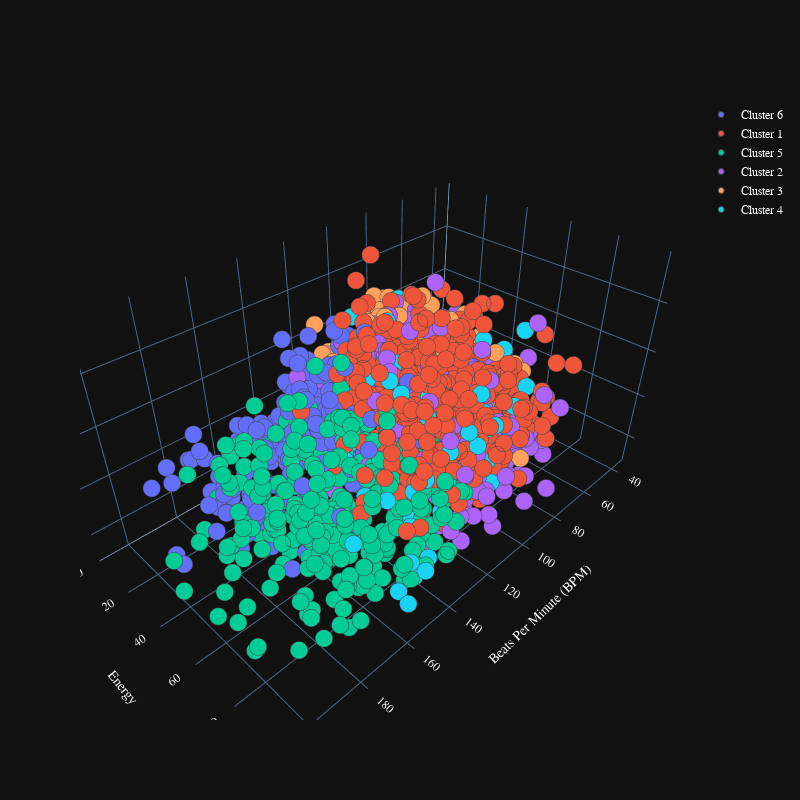

Notebook code for this chart:
### Code cell
import plotly.graph_objects as go
PLOT = go.Figure()
for i in list(data["Music Segments"].unique()):


    PLOT.add_trace(go.Scatter3d(x = data[data["Music Segments"]== i]['Beats Per Minute (BPM)'],
                                y = data[data["Music Segments"] == i]['Energy'],
                                z = data[data["Music Segments"] == i]['Danceability'],
                                mode = 'markers',marker_size = 6, marker_line_width = 1,
                                name = str(i)))
PLOT.update_traces(hovertemplate='Beats Per Minute (BPM): %{x} <br>Energy: %{y} <br>Danceability: %{z}')


PLOT.update_layout(width = 800, height = 800, autosize = True, showlegend = True,
                   scene = dict(xaxis=dict(title = 'Beats Per Minute (BPM)', titlefont_color = 'white'),
                                yaxis=dict(title = 'Energy', titlefont_color = 'white'),
                                zaxis=dict(title = 'Danceability', titlefont_color = 'white')),
                   font = dict(family = "Gilroy", color  = 'white', size = 12))

### Figure 1 — Plotly figure (JSON) as saved in the notebook; plotly's stock layout.template omitted (floating-point values rounded to 4 significant figures; data arrays with more than 128 entries replaced by an {"elided": "..."} marker saying what was removed)
{"data": [{"marker": {"line": {"width": 1}, "size": 6}, "mode": "markers", "name": "Cluster 6", "x": {"elided": "251 int values"}, "y": {"elided": "251 int values"}, "z": {"elided": "251 int values"}, "type": "scatter3d", "hovertemplate": "Beats Per Minute (BPM): %{x} <br>Energy: %{y} <br>Danceability: %{z}"}, {"marker": {"line": {"width": 1}, "size": 6}, "mode": "markers", "name": "Cluster 1", "x": {"elided": "550 int values"}, "y": {"elided": "550 int values"}, "z": {"elided": "550 int values"}, "type": "scatter3d", "hovertemplate": "Beats Per Minute (BPM): %{x} <br>Energy: %{y} <br>Danceability: %{z}"}, {"marker": {"line": {"width": 1}, "size": 6}, "mode": "markers", "name": "Cluster 5", "x": {"elided": "300 int values"}, "y": {"elided": "300 int values"}, "z": {"elided": "300 int values"}, "type": "scatter3d", "hovertemplate": "Beats Per Minute (BPM): %{x} <br>Energy: %{y} <br>Danceability: %{z}"}, {"marker": {"line": {"width": 1}, "size": 6}, "mode": "markers", "name": "Cluster 2", "x": {"elided": "477 int values"}, "y": {"elided": "477 int values"}, "z": {"elided": "477 int values"}, "type": "scatter3d", "hovertemplate": "Beats Per Minute (BPM): %{x} <br>Energy: %{y} <br>Danceability: %{z}"}, {"marker": {"line": {"width": 1}, "size": 6}, "mode": "markers", "name": "Cluster 3", "x": {"elided": "303 int values"}, "y": {"elided": "303 int values"}, "z": {"elided": "303 int values"}, "type": "scatter3d", "hovertemplate": "Beats Per Minute (BPM): %{x} <br>Energy: %{y} <br>Danceability: %{z}"}, {"marker": {"line": {"width": 1}, "size": 6}, "mode": "markers", "name": "Cluster 4", "x": [102, 117, 115, 92, 92, 104, 157, 107, 85, 136, 128, 136, 130, 159, 112, 80, 104, 150, 110, 129, 96, 81, 105, 114, 130, 139, 90, 112, 174, 131, 105, 94, 136, 100, 84, 148, 114, 135, 111, 92, 125, 95, 147, 118, 116, 147, 130, 121, 123, 104, 141, 100, 134, 134, 112, 78, 89, 101, 135, 125, 111, 117, 156, 92, 91, 95, 106, 133, 117, 105, 119, 117, 127, 129, 147, 117, 113, 106, 111, 144, 154, 135, 120, 140, 99, 120, 102, 92, 134, 103, 94, 109, 115, 84, 92, 135, 110, 106, 133, 134, 122, 127, 149, 135, 120, 112, 110, 163, 96, 85, 122, 127, 175], "y": [88, 93, 46, 76, 69, 92, 93, 79, 76, 85, 77, 93, 32, 99, 59, 77, 86, 93, 86, 51, 63, 56, 86, 89, 49, 71, 66, 77, 92, 83, 46, 75, 78, 47, 40, 60, 93, 72, 64, 88, 88, 79, 68, 89, 87, 89, 50, 76, 59, 51, 63, 45, 51, 75, 81, 68, 64, 88, 89, 68, 74, 93, 87, 61, 82, 85, 68, 64, 92, 78, 75, 79, 96, 94, 95, 71, 45, 84, 85, 91, 95, 90, 32, 90, 64, 34, 72, 65, 82, 75, 52, 59, 39, 13, 29, 72, 86, 85, 80, 51, 98, 90, 90, 63, 47, 44, 46, 46, 67, 56, 72, 87, 76], "z": [54, 38, 83, 52, 76, 66, 23, 69, 37, 58, 74, 66, 53, 24, 30, 78, 54, 24, 50, 69, 66, 37, 64, 59, 41, 82, 54, 65, 55, 43, 52, 65, 45, 32, 70, 51, 41, 76, 62, 66, 56, 36, 40, 76, 55, 55, 55, 61, 76, 38, 41, 49, 45, 29, 60, 66, 57, 54, 50, 46, 60, 52, 56, 63, 67, 60, 63, 55, 64, 55, 50, 61, 65, 70, 26, 66, 37, 46, 64, 59, 35, 40, 43, 23, 44, 82, 59, 48, 72, 35, 56, 57, 62, 21, 77, 27, 33, 54, 52, 41, 71, 56, 43, 42, 46, 55, 49, 36, 45, 40, 62, 41, 36], "type": "scatter3d", "hovertemplate": "Beats Per Minute (BPM): %{x} <br>Energy: %{y} <br>Danceability: %{z}"}], "layout": {"scene": {"xaxis": {"title": {"text": "Beats Per Minute (BPM)", "font": {"color": "white"}}}, "yaxis": {"title": {"text": "Energy", "font": {"color": "white"}}}, "zaxis": {"title": {"text": "Danceability", "font": {"color": "white"}}}}, "font": {"family": "Gilroy", "color": "white", "size": 12}, "width": 800, "height": 800, "autosize": true, "showlegend": true}}
